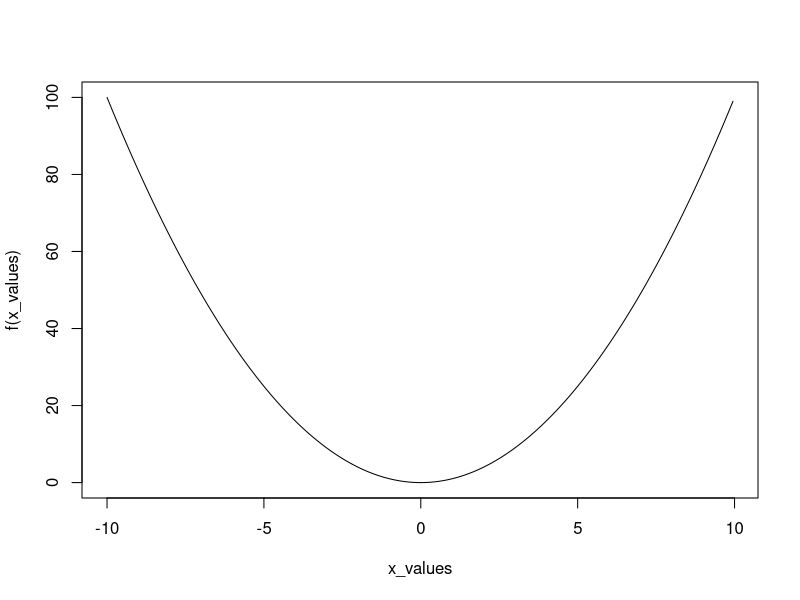
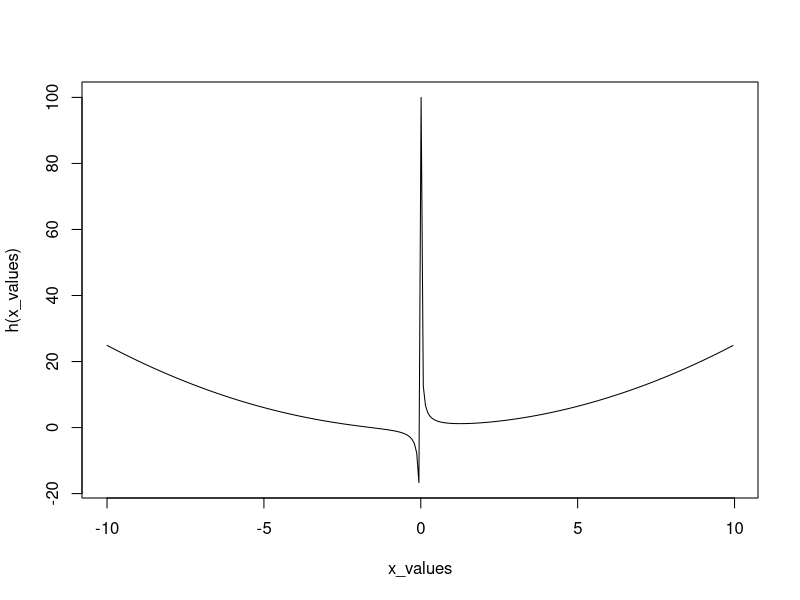

Reproduce these figures in R, in order.
x_values <- seq(-10, 10, by=0.07)

f<-function(x)
{
  temp <- x^2
  return(temp)
}

g<-function(x)
{
  temp <- (x-225)^2 - 100
  return(temp)
}

h<-function(x)
{
  temp<-(0.25*x^2) + 1/x
  return(temp)
}

plot(x_values, f(x_values), type = "l")

# points(x_values, g(x_values), type = "l")

plot(x_values, h(x_values), type = "l")

